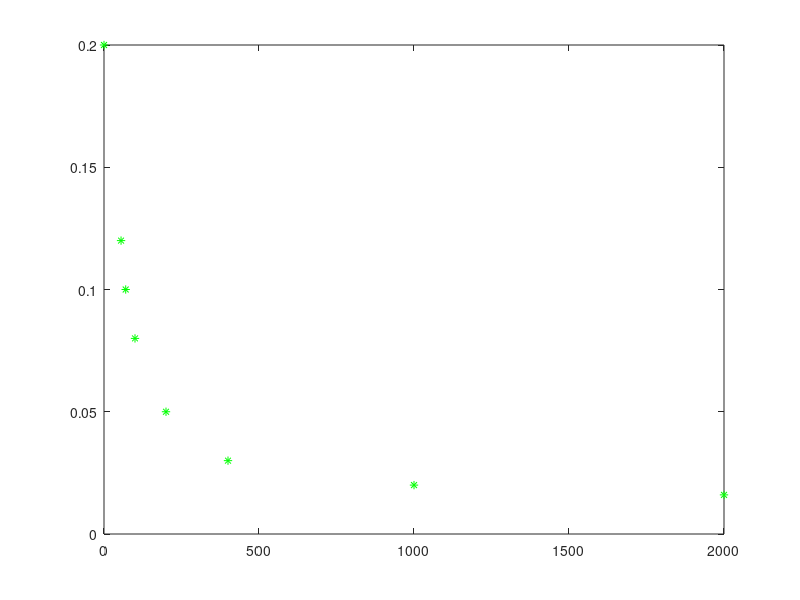

Reproduce this figure in MATLAB. (Note: this script raises an error after producing the figure.)
function zad_cztery
% zadanie polegające na porównaniu:
%  - interpolacji funkcjami sklejanymi
%  - aproksymacji wielomianami rzędów 3 i 5

	% Oryginalne dane wejściowe
	Tid = [0, 55, 70, 100, 200, 400, 1000, 2000];
    cwd = [0.2, 0.12, 0.1, 0.08, 0.05, 0.03, 0.02, 0.016];
    
    plot(Tid, cwd, 'g*', 'DisplayName', 'Original nodes')
    hold on

    xx = linspace(min(Tid), max(Tid), 200);
    yy = zeros(3, size(xx,2))
    % aproksymacja wielomianem 3 rzędu
    yy_1 = approximate(Tid, cwd, 3, xx);
    plot(xx,yy_1,'r', 'DisplayName', 'Approximate m = 3')


    % aproksymacja wielomianem 5 rzędu
    yy_2 = approximate(Tid, cwd, 5, xx);
    plot(xx, yy_2, 'b', 'DisplayName', 'Approximate m = 5')

    % interpolacja funkcjami sklejanymi
    % z powodu podanych nierówno odległych danych
    % stworzymy najpierw przybliżone węzły
    % z założeniem, że wartości pomiędzy podanymi 
    % zmieniają się liniowo
    [x,y] = linearize_samples(Tid, cwd, 100);
    yy_3 = spline_interpolation(x, y, 0, 0, xx);

    yy = [yy_1; yy_2; yy_3]
    plot(xx, yy_3,'k', 'DisplayName', 'Spline Interpolation')
    legend('show', 'Location', 'northwest')
    grid on
    hold off

end